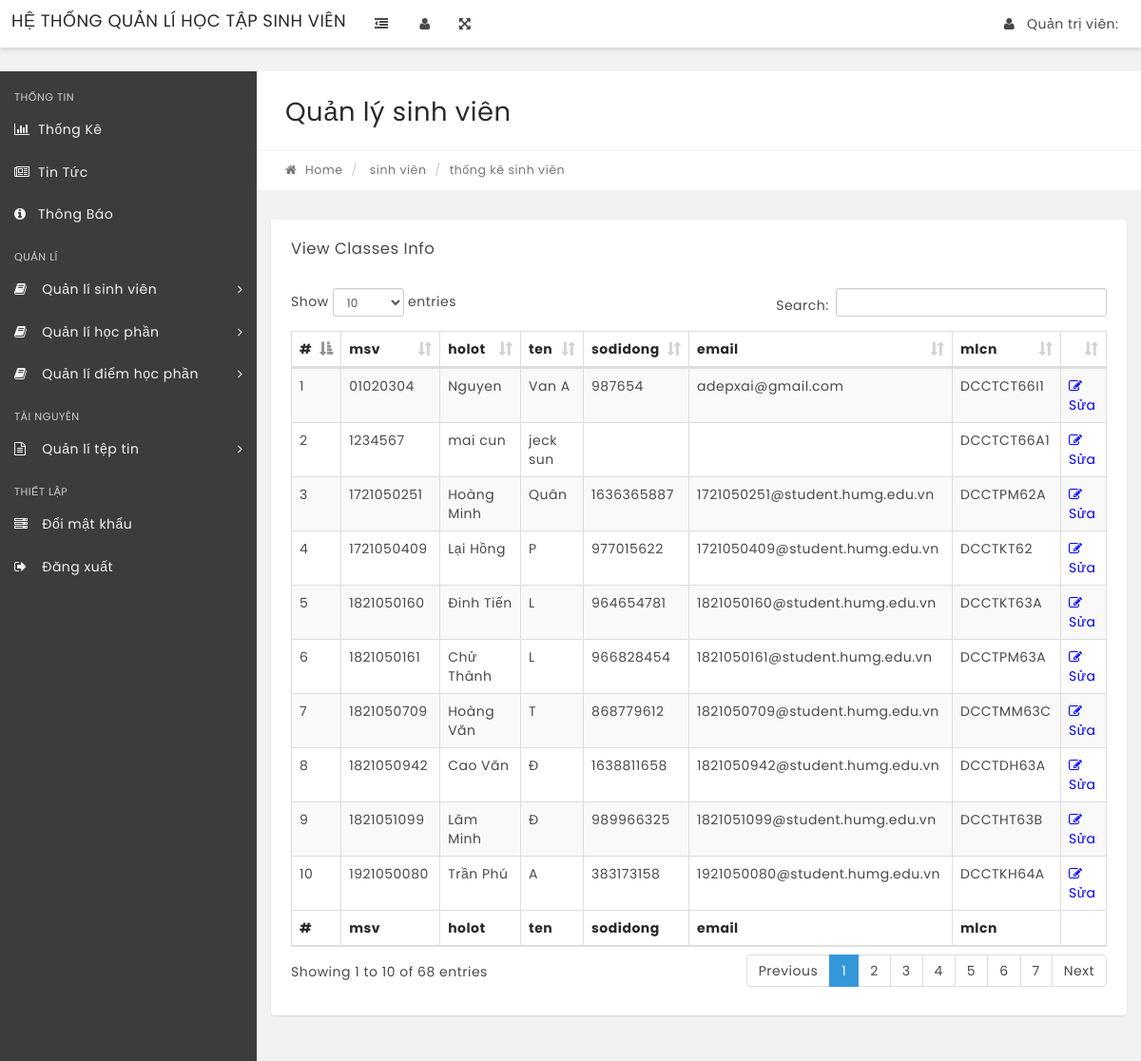
/manage-classes.php, run on the app's committed database.
### tables this page shows
CREATE TABLE `tbl_sinhvien` (
  `msv` varchar(10) NOT NULL,
  `holot` varchar(20) DEFAULT NULL,
  `ten` varchar(10) DEFAULT NULL,
  `sodidong` varchar(15) DEFAULT NULL,
  `email` varchar(30) DEFAULT NULL,
  `mlcn` varchar(10) DEFAULT NULL,
  `id` int(11) DEFAULT NULL
);

### manage-classes.php (the view, shortened to what this page needs)
<?php
include('/xampp/htdocs/qldsv_29_11_2023/qldsv/db_conn/db_connection.php');
if(strlen($_SESSION['alogin'])=="")
    {
    header("Location: index.php");
    }
    else{
?>
<!DOCTYPE html>
<html lang="en">
    <head>
        <link rel="stylesheet" href="css/bootstrap.min.css" media="screen" >
        <link rel="stylesheet" href="css/font-awesome.min.css" media="screen" >
        <link rel="stylesheet" href="css/animate-css/animate.min.css" media="screen" >
        <link rel="stylesheet" href="css/lobipanel/lobipanel.min.css" media="screen" >
        <link rel="stylesheet" href="css/prism/prism.css" media="screen" >
        <link rel="stylesheet" type="text/css" href="js/DataTables/datatables.min.css"/>
        <link rel="stylesheet" href="css/main.css" media="screen" >
    </head>
    <body class="top-navbar-fixed">
        <div class="main-wrapper">
   <?php include('/xampp/htdocs/qldsv_29_11_2023/qldsv/includes/admin_ui/admin_nav_bar.php');?>
            <div class="content-wrapper">
                <div class="content-container">
<?php include('/xampp/htdocs/qldsv_29_11_2023/qldsv/includes/admin_ui/admin_left_sidebar.php');?>
                    <div class="main-page">
                        <div class="container-fluid">
                            <div class="row page-title-div">
                                <div class="col-md-6">
                                    <h2 class="title">Quản lý sinh viên </h2>
                                </div>
                            </div>
                            <div class="row breadcrumb-div">
                                <div class="col-md-6">
                                    <ul class="breadcrumb">
            							<li><a href="dashboard.php"><i class="fa fa-home"></i> Home</a></li>
                                        <li> sinh viên </li>
            							<li class="active">thống kê sinh viên </li>
            						</ul>
                                </div>
                            </div>
                        </div>
                        <section class="section">
                            <div class="container-fluid">
                                <div class="row">
                                    <div class="col-md-12">
                                        <div class="panel">
                                            <div class="panel-heading">
                                                <div class="panel-title">
                                                    <h5>View Classes Info</h5>
                                                </div>
                                            </div>
                                            <div class="panel-body p-20">
                                                <table id="example" class="display table table-striped table-bordered" cellspacing="0" width="100%">
                                                    <thead>
                                                        <tr>
                                                            <th>#</th>
                                                            <th>msv</th>
                                                            <th>holot</th>
                                                            <th>ten</th>
                                                            <th>sodidong</th>
                                                            <th>email</th>
                                                            <th>mlcn</th>
                                                            <th></th>
                                                        </tr>
                                                    </thead>
                                                    <tfoot>
                                                        <tr>
                                                          <th>#</th>
                                                          <th>msv</th>
                                                            <th>holot</th>
                                                            <th>ten</th>
                                                            <th>sodidong</th>
                                                            <th>email</th>
                                                            <th>mlcn</th>
                                                            <th></th>
                                                        </tr>
                                                    </tfoot>
                                                    <tbody>
<?php $sql = "SELECT tbl_sinhvien.msv, tbl_sinhvien.holot, tbl_sinhvien.ten, tbl_sinhvien.sodidong, tbl_sinhvien.email, tbl_sinhvien.mlcn  from tbl_sinhvien";
$query = $dbh->prepare($sql);
$query->execute();
$results=$query->fetchAll(PDO::FETCH_OBJ);
$cnt=1;
if($query->rowCount() > 0)
{
foreach($results as $result)
{   ?>
<tr>
 <td><?php echo htmlentities($cnt);?></td>
                                                            <td><?php echo htmlentities($result->msv);?></td>
                                                            <td><?php echo htmlentities($result->holot);?></td>
                                                            <td><?php echo htmlentities($result->ten);?></td>
                                                            <td><?php echo htmlentities($result->sodidong);?></td>
                                                            <td><?php echo htmlentities($result->email);?></td>
                                                            <td><?php echo htmlentities($result->mlcn);?></td>
<td>
<a href="edit-class.php?classid=<?php echo htmlentities($result->id);?>" style="color: blue;"><i class="fa fa-edit" title="Edit Record"></i> Sửa </a>
</td>
</tr>
<?php $cnt=$cnt+1;}} ?>
                                                    </tbody>
                                                </table>
                                            </div>
                                        </div>
                                    </div>
                                                </div>
                                            </div>
                                        </div>
                                    </div>
                                </div>
                            </div>
    </body>
</html>
<?php } ?>

### includes/admin_ui/admin_nav_bar.php (shortened to what this page needs)
<nav class="navbar top-navbar bg-white box-shadow">
  <div class="container-fluid">
    <div class="row">
      <div class="navbar-header no-padding">
        <a class="navbar-brand" href="dashboard.php">
          HỆ THỐNG QUẢN LÍ HỌC TẬP SINH VIÊN
        </a>
        <span class="small-nav-handle hidden-sm hidden-xs"><i class="fa fa-outdent"></i></span>
      </div>
      <div class="collapse navbar-collapse" id="navbar-collapse-1">
        <ul class="nav navbar-nav" data-dropdown-in="fadeIn" data-dropdown-out="fadeOut">
          <li class="hidden-sm hidden-xs"><a href="#" class="user-info-handle"><i class="fa fa-user"></i></a></li>
          <li class="hidden-sm hidden-xs"><a href="#" class="full-screen-handle"><i class="fa fa-arrows-alt"></i></a></li>
        </ul>
        <ul class="nav navbar-nav navbar-right" data-dropdown-in="fadeIn" data-dropdown-out="fadeOut">
          <li>
            <a href="#no" class="color-user text-center">
              <i class="fa fa-user"></i>
              &nbsp;
              Quản trị viên:
              &nbsp;
            </a>
          </li>
        </ul>
      </div>
    </div>
  </div>
</nav>

### includes/admin_ui/admin_left_sidebar.php
<div class="left-sidebar bg-black-300 box-shadow ">
  <div class="sidebar-content">
    <?php
    include('includes/left_sidebar_comp/user_info.php');
    ?>
    <div class="sidebar-nav">
      <ul class="side-nav color-gray">
        <?php
        include('includes/left_sidebar_comp/category_thong_tin.php');
        ?>
        <li class="nav-header">
          <span class="">QUẢN LÍ</span>
        </li>
        <?php
        include('includes/left_sidebar_comp/mnu_qlsv.php');
        include('includes/left_sidebar_comp/mnu_qlhp.php');
        include('includes/left_sidebar_comp/mnu_qldhp.php');
        ?>
        <?php
        include('includes/left_sidebar_comp/category_tai_nguyen.php');
        ?>
        <?php
        include('includes/left_sidebar_comp/category_thiet_lap.php');
        ?>
      </ul>
    </div>
  </div>
</div>

### includes/left_sidebar_comp/user_info.php
<?php
$sv = '
<div class="user-info closed">
  <img src="img/student.jpg" alt="ERROR!" class="img-circle profile-img" width="90px" height="90px">
  <h6 class="title">SINH VIÊN</h6>
  <small class="info"><< tên sinh viên >></small><br>
  <small class="info"><< lớp cuyên nghành >></small>
</div>
';
$qtv = '
<div class="user-info closed">
  <img src="img/admin.png" alt="ERROR!" class="img-circle profile-img" width="90px" height="90px">
  <h6 class="title">QUẢN TRỊ VIÊN</h6>
  <small class="info"><< tên quản trị viên >></small><br>
</div>
';
$gv = '
<div class="user-info closed">
  <img src="img/lecturer.png" alt="ERROR!" class="img-circle profile-img" width="90px" height="90px">
  <h6 class="title">GIẢNG VIÊN</h6>
  <small class="info"><< tên giảng viên >></small><br>
  <small class="info"><< bộ môn >></small><br>
</div>
';
if(isset($_SESSION['uid']) && (trim($_SESSION['uid']) != '')){
  switch ($_SESSION['urole']) {
    case 'sv':
      echo $sv;
      break;
    case 'gv':
      echo $gv;
      break;
    default:
      echo $qtv;
      break;
  }
}else{
  echo '
  <div class="user-info closed">
    <img src="img/guest.png" alt="ERROR!" class="img-circle profile-img" width="90px" height="90px">
    <h6 class="title">KHÁCH VÃNG LAI</h6>
  </div>
  ';
}
?>

### includes/left_sidebar_comp/category_thong_tin.php
<li class="nav-header">
  <span class="">THỐNG TIN</span>
</li>
<li>
  <a href="thongke-sv-gioi.php"><i class="fa fa-bar-chart-o"></i><span onclick="loadContent('http://localhost/qldsv/includes/functionalities/thongtin_thongke.php')">Thống Kê</span></a>
  <a href="#no"><i class="fa fa-newspaper-o"></i><span onclick="loadContent('http://localhost/qldsv/includes/functionalities/thongtin_tintuc.php')">Tin Tức</span></a>
  <a href="#no"><i class="fa fa-info-circle"></i><span onclick="loadContent('http://localhost/qldsv/includes/functionalities/thongtin_thongbao.php')">Thông Báo</span></a>
</li>

### includes/left_sidebar_comp/mnu_qlsv.php (shortened to what this page needs)
<li class="has-children">
    <a href="#"><i class="fa fa-book"></i> <span>Quản lí sinh viên</span> <i class="fa fa-angle-right arrow"></i></a>
</li>

### includes/left_sidebar_comp/mnu_qlhp.php (shortened to what this page needs)
<li class="has-children">
    <a href="#"><i class="fa fa-book"></i> <span>Quản lí học phần</span> <i class="fa fa-angle-right arrow"></i></a>
</li>

### includes/left_sidebar_comp/mnu_qldhp.php (shortened to what this page needs)
<li class="has-children">
    <a href="#"><i class="fa fa-book"></i> <span>Quản lí điểm học phần</span> <i class="fa fa-angle-right arrow"></i></a>
</li>

### includes/left_sidebar_comp/category_tai_nguyen.php (shortened to what this page needs)
<li class="nav-header">
    <span class="">TÀI NGUYÊN</span>
</li>
<li class="has-children">
    <a href="#">
        <i class="fa fa-file-text-o"></i> <span>Quản lí tệp tin</span>
        <i class="fa fa-angle-right arrow"></i>
    </a>
</li>

### includes/left_sidebar_comp/category_thiet_lap.php
<li class="nav-header">
    <span class="">THIẾT LẬP</span>
</li>
<li><a href="change-password.php"><i class="fa fa fa-server"></i> <span>Đổi mật khẩu</span></a></li>
<li><a href="includes/logs/logout.php"><i class="fa fa fa-sign-out"></i> <span>Đăng xuất</span></a></li>

### data on the page
tbl_sinhvien: msv "01020304", holot "Nguyen", ten "Van A", sodidong "987654", email "adepxai@gmail.com", mlcn "DCCTCT66I1"
tbl_sinhvien: msv "1234567", holot "mai cun", ten "jeck sun", mlcn "DCCTCT66A1"
tbl_sinhvien: msv "1721050251", holot "Hoàng Minh", ten "Quân", sodidong "1636365887", email "1721050251@student.humg.edu.vn", mlcn "DCCTPM62A"
tbl_sinhvien: msv "1721050409", holot "Lại Hồng", ten "P", sodidong "977015622", email "1721050409@student.humg.edu.vn", mlcn "DCCTKT62"
tbl_sinhvien: msv "1821050160", holot "Đinh Tiến", ten "L", sodidong "964654781", email "1821050160@student.humg.edu.vn", mlcn "DCCTKT63A"
tbl_sinhvien: msv "1821050161", holot "Chử Thành", ten "L", sodidong "966828454", email "1821050161@student.humg.edu.vn", mlcn "DCCTPM63A"
tbl_sinhvien: msv "1821050709", holot "Hoàng Văn", ten "T", sodidong "868779612", email "1821050709@student.humg.edu.vn", mlcn "DCCTMM63C"
tbl_sinhvien: msv "1821050942", holot "Cao Văn", ten "Đ", sodidong "1638811658", email "1821050942@student.humg.edu.vn", mlcn "DCCTDH63A"
tbl_sinhvien: msv "1821051099", holot "Lâm Minh", ten "Đ", sodidong "989966325", email "1821051099@student.humg.edu.vn", mlcn "DCCTHT63B"
tbl_sinhvien: msv "1921050080", holot "Trần Phú", ten "A", sodidong "383173158", email "1921050080@student.humg.edu.vn", mlcn "DCCTKH64A"
